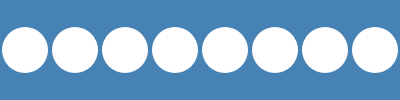
Frame 1 (no input)
Frame 60 (no input): identical to frame 1, image omitted
Frame 120 (the mouse pressed at the canvas centre since frame 60): identical to frame 1, image omitted

The p5.js sketch that drew this single still picture (run headless with seeded random() and noise() and a simulated clock; from frame 60 on, the mouse is pressed at the canvas centre):

// p5.js sketch
// ── sketch.js
let num = '';
let byte = [];
let decimalP;

function mousePressed() {
	for (let i=0; i < byte.length; i++) {
		byte[i].toggle(mouseX, mouseY);
	}
}

function setup() {
  createCanvas(400, 100);
	binaryToDecimal(num);
	decimalP = createP('');

	let w = width/8;
	for (let i=0; i<8; i++) {
		byte[i] = new Bit(w/2 + i * w, 50, w - 4);
		byte[i].setState(num.charAt(i));
	}

}

function draw() {
	background(70, 130, 180);
	num = '';

	for (let i=7; i>-1; i--) {
		byte[i].show();
		num += byte[i].state ? '1' : '0';
	}
	decimalP.html(binaryToDecimal(num))
}

function binaryToDecimal(val) {
	let sum = 0;
	for (let i=val.length-1; i>-1; i--) {
		let bit = val.charAt(i);
		sum += parseInt(bit * pow(2, i));
	}
	return sum;
}
// ── bit.js
class Bit {
  constructor(x, y, d) {
    this.x = x;
    this.y = y;
    this.diameter = d;
    this.state = false;
  }

  setState(state) {
    this.state = Boolean(parseInt(state));
  }

  toggle (x, y) {
    let d = dist(x, y, this.x, this.y);
    if (d< this.diameter/2) {
      this.state = !this.state;
    }
  }

  show() {
    noStroke();
    if (this.state) {
      fill(255, 200, 0);
    } else {
      fill(255);
    }
    ellipse(this.x, this.y, this.diameter);
  }
}
// ── style.css
html, body {
  margin: 0;
  padding: 0;
}

body {
  font-size: 3rem;
  font-family: 'Gill Sans', 'Gill Sans MT', Calibri, 'Trebuchet MS', sans-serif;
  text-align: center;
  background-color: steelblue;
  color: #fff;
}

canvas {
  margin-top: 1rem;
}
